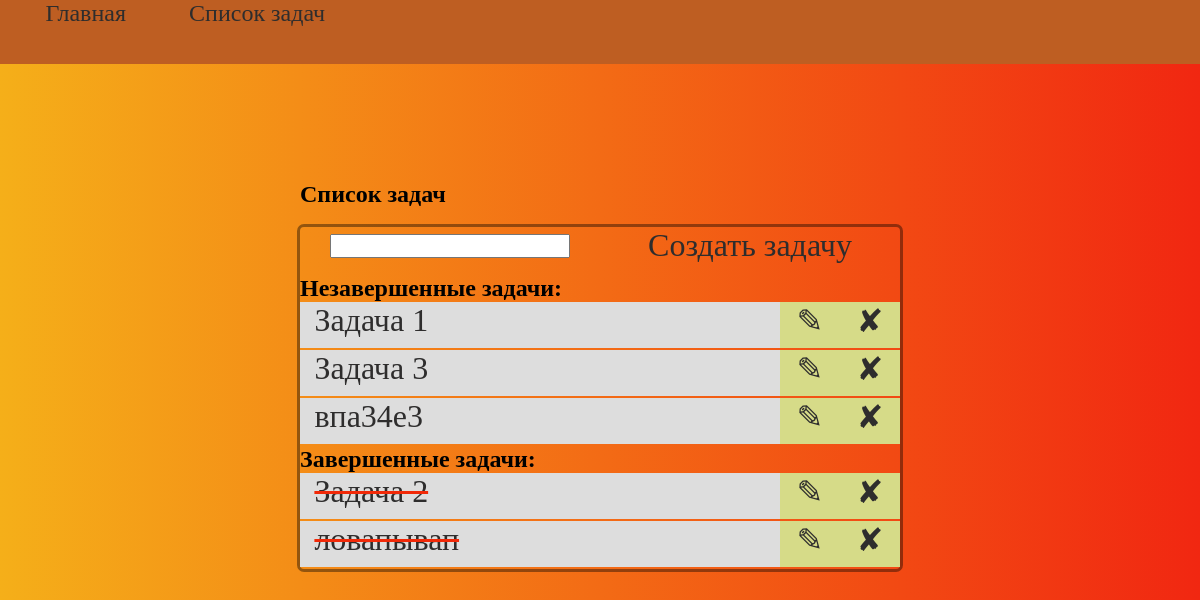
/tasks_list, run on an earlier commit of the app's database.
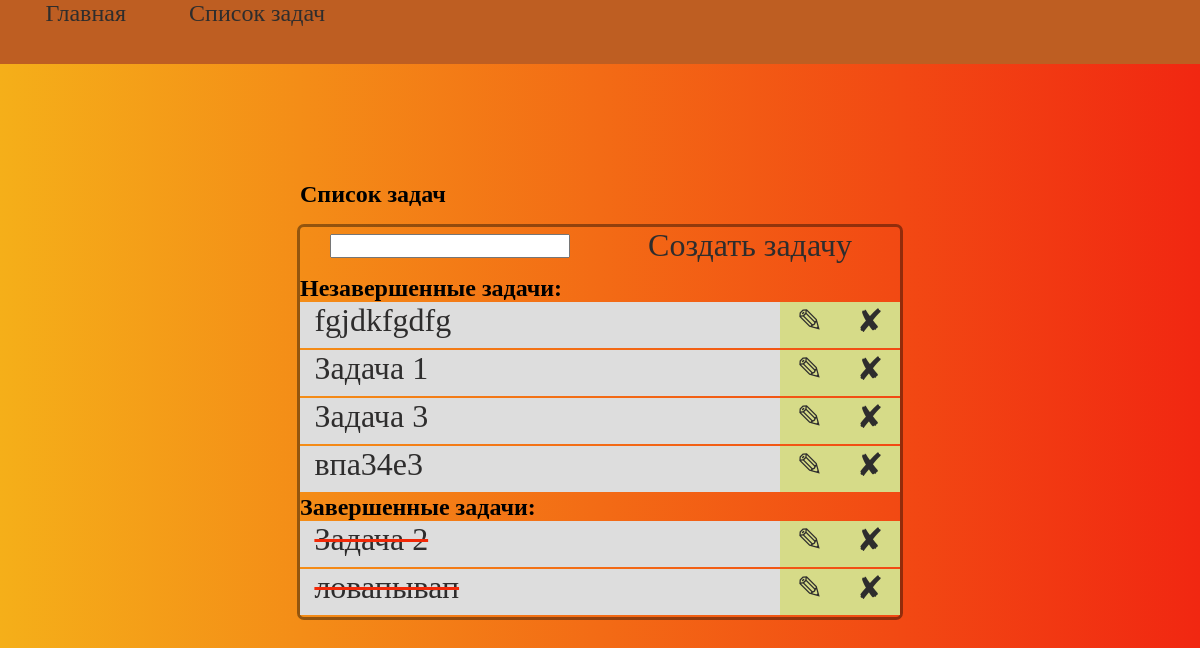
And on a later commit of the database.
### todo/models.py (models this page shows)
class ToDo(models.Model):
    title = models.CharField(max_length=155, verbose_name='Задание')
    description = models.TextField(verbose_name='Описание')
    status = models.BooleanField(default=False, verbose_name='Статус')
    date = models.DateField(auto_now_add=True, verbose_name='Дата создания')
    time = models.TimeField(auto_now_add=True, verbose_name='Время добавления')

### todo/views.py (the view)
# urls.py: path('tasks_list', ToDoListView.as_view(), name='all_tasks'),
class ToDoListView(ListView):
    model = ToDo
    template_name = 'todo/tasks_list.html'
    context_object_name = 'todos'
    def get_queryset(self):
        queryset = super().get_queryset()
        return queryset.order_by('status', 'title')
    def get_context_data(self, *, object_list=None, **kwargs):
        object_list = super(ToDoListView, self).get_context_data()
        object_list['finished_tasks'] = object_list['object_list'].filter(status=True)
        object_list['unfinished_tasks'] = object_list['object_list'].filter(status=False)
        return object_list

### todo/templates/todo/tasks_list.html (shortened to what this page needs)
{% extends 'base.html' %}
{% load static %}
{% block css_add %}
    <link rel="stylesheet" href="{% static 'css/main.css' %}">
    <link rel="stylesheet" href="{% static 'todo/css/tasks_list.css' %}">
{% endblock %}
{% block content %}
    {% include 'includes/navbar.html' %}
        <div class="content__tasks">
            <div class="title__list">
                <h2>Список задач</h2>
            </div>
            <div class="tasks__list">
                <div class="create__tasks">
                    <div class="search__field">
                        <form action="/search">
                            <input type="search" name="query">
                        </form>
                    </div>
                    <div class="create__button">
                        <a href="{% url 'create_task' %}">Создать задачу</a>
                    </div>
                </div>
                <section class="tasks">
                    <div class="unfinished__tasks">
                            <h2>Незавершенные задачи: </h2>
                            {% for task in unfinished_tasks %}
                                <ul class="task unfinished__task">
                                    <li class="title__task"><a href="detail_task/{{ task.id }}">{{ task.title }}</a></li>
                                    <li class="update__task"><a href="update_task/{{ task.id }}">&#9998;</a></li>
                                    <li class="delete__task"><a href="delete_task/{{ task.id }}">&#10008;</a></li>
                                </ul>
                            {% endfor %}
                    </div>
                    <div class="finished__tasks">
                        <h2>Завершенные задачи: </h2>
                        {% for task in finished_tasks %}
                            <ul class="task finished__task">
                                <li class="title__task"><a href="detail_task/{{ task.id }}">{{ task.title }}</a></li>
                                <li class="update__task"><a href="update_task/{{ task.id }}">&#9998;</a></li>
                                <li class="delete__task"><a href="delete_task/{{ task.id }}">&#10008;</a></li>
                            </ul>
                        {% endfor %}
                    </div>
                </section>
            </div>
        </div>
{% endblock %}

What changed in the data, as far as the page shows it:
added ToDo: title "fgjdkfgdfg", shown under "Незавершенные задачи:"
